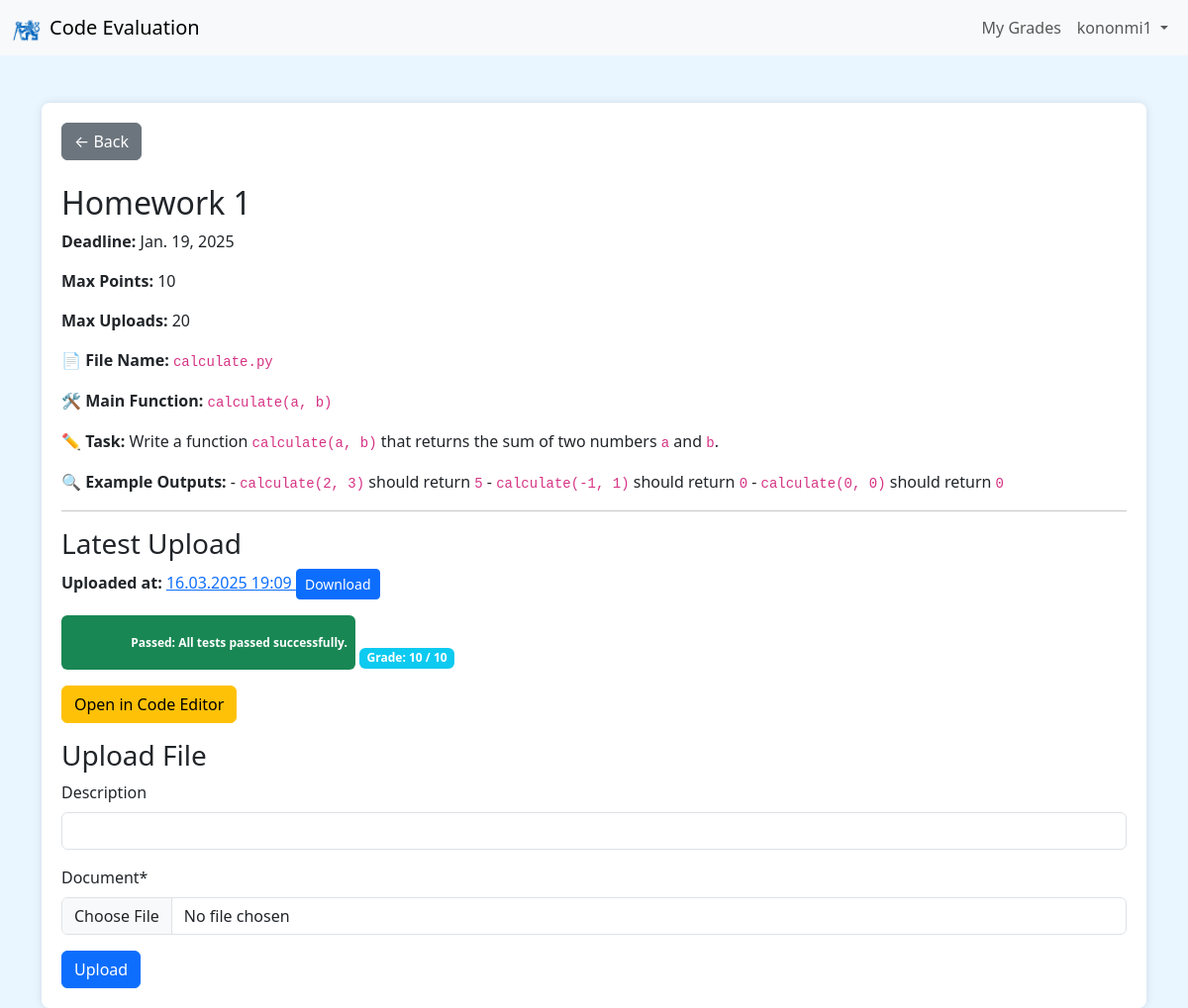
Before: /DSA/2/ (signed in) with the older database file.
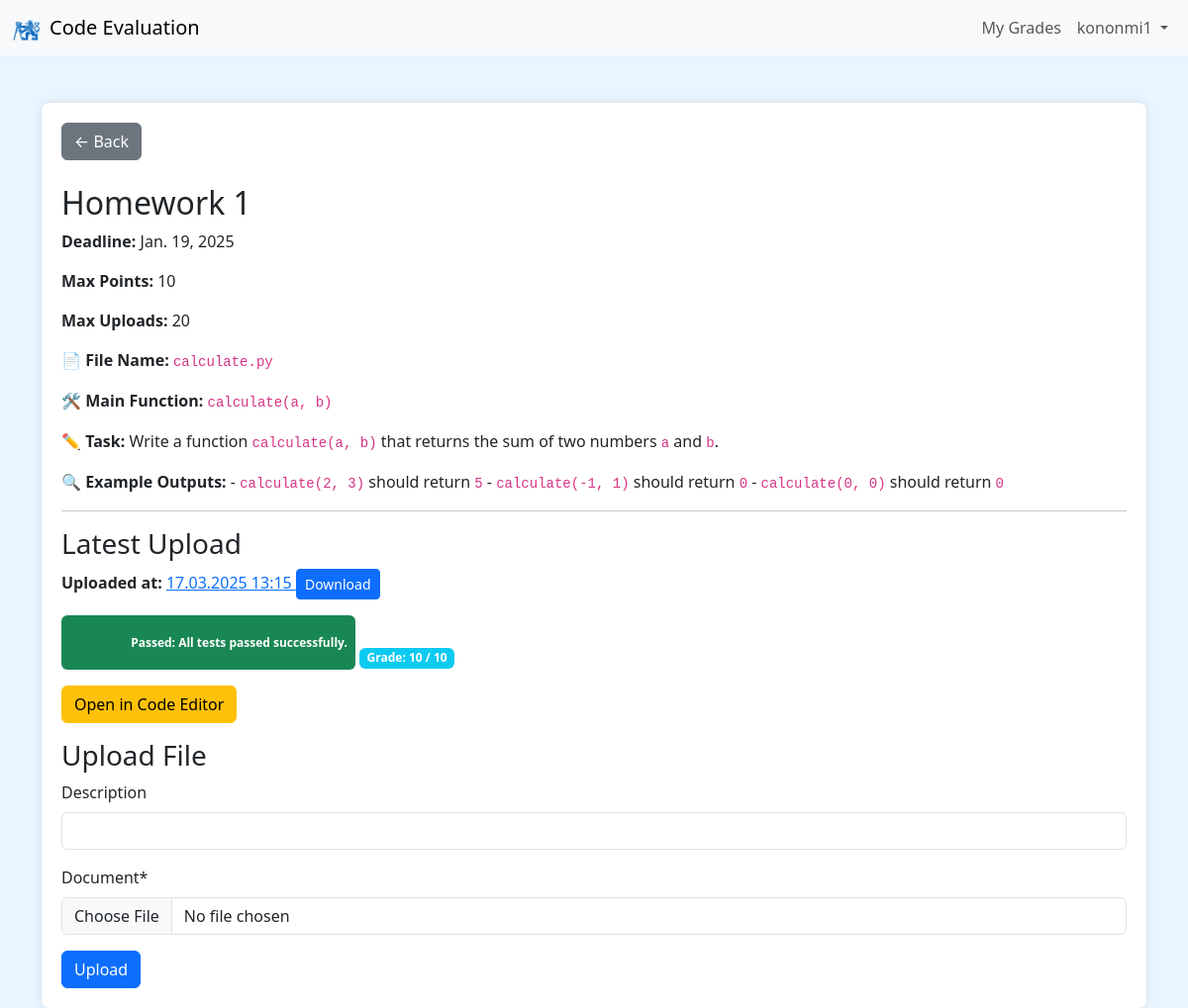
After: the same page with the newer database file.
### upload/models.py (models this page shows, shortened)
class Document(models.Model):
    assignment = models.ForeignKey(Assignment, on_delete=models.CASCADE, related_name='documents')
    user = models.ForeignKey(User, on_delete=models.CASCADE)
    description = models.CharField(max_length=255, blank=True)
    document = models.FileField(
        upload_to=document_upload_path,
        validators=[validate_file_extension]
    )
    uploaded_at = models.DateTimeField(auto_now_add=True)
    test_result = models.CharField(max_length=255, blank=True, null=True)
    grade = models.PositiveIntegerField(default=0)

### upload/views.py (the view, shortened to what this page needs)
# urls.py: path('<str:subject_name>/<int:assignment_id>/', views.assignment_detail, name='assignment_detail'),
@login_required
def assignment_detail(request, subject_name, assignment_id):
    assignment = get_object_or_404(Assignment, subject__name=subject_name, id=assignment_id)
    user_uploads_count = Document.objects.filter(assignment=assignment, user=request.user).count()
    documents = Document.objects.filter(user=request.user, assignment=assignment).order_by('-uploaded_at')
    latest_document = documents.first()
    if request.method == 'POST':
        form = DocumentForm(request.POST, request.FILES)
        if form.is_valid():
            uploaded_files = request.FILES.getlist('document')
            if not uploaded_files:
                messages.error(request, 'No files selected for upload.')
            else:
                for uploaded_file in uploaded_files:
                    doc = Document.objects.create(
                        assignment=assignment,
                        user=request.user,
                        document=uploaded_file,
                        description=form.cleaned_data.get('description', '')
                    )
                    file_path = doc.document.path
                    passed_tests, total_tests, message = run_tests(assignment, file_path)
                    if total_tests > 0:
                        fraction_passed = passed_tests / total_tests
                        grade = int(fraction_passed * assignment.max_points)
                    else:
                        grade = 0
                    if total_tests == 0:
                        doc.test_result = f"Failed: {message}"
                        messages.error(request, f'File "{uploaded_file.name}" uploaded but tests could not be run: {message}')
                    elif passed_tests == total_tests:
                        doc.test_result = "Passed: All tests passed successfully."
                        messages.success(request, f'File "{uploaded_file.name}" uploaded and passed all tests!')
                    else:
                        doc.test_result = f"Failed: {message}"
                        messages.error(request, f'File "{uploaded_file.name}" uploaded but failed some tests: {message}')
                    doc.grade = grade
                    doc.save()
                return redirect('upload:assignment_detail', subject_name=subject_name, assignment_id=assignment_id)
        else:
            messages.error(request, 'There was an error uploading your file.')
    else:
        form = DocumentForm()
    return render(request, 'upload/assignment_detail.html', {
        'assignment': assignment,
        'latest_document': latest_document,
        'user_uploads_count': user_uploads_count,
        'form': form,
        'is_teacher': is_teacher(request.user),
    })

### upload/forms.py
class DocumentForm(forms.ModelForm):
    class Meta:
        model = Document
        fields = ('description', 'document', )

### upload/context_processors.py (called while the page is built)
def is_teacher_context(request):
    if request.user.is_authenticated:
        is_teacher_flag = request.user.is_superuser or request.user.groups.filter(name="Teachers").exists()
    else:
        is_teacher_flag = False
    return {
        'is_teacher_flag': is_teacher_flag
    }

### upload/models.py (called while the page is built)
    def get_description_markdown(self):
        return mark_safe(markdown.markdown(self.description))

### upload/views.py (called while the page is built)
def is_teacher(user):
    return user.is_superuser or user.groups.filter(name='Teachers').exists()

### upload/templates/upload/assignment_detail.html (shortened to what this page needs)
{% extends 'upload/base.html' %}
{% load crispy_forms_tags %}
{% block content %}
<div class="content-container">
    <a href="{% url 'upload:subject_detail' subject_name=assignment.subject.name %}"
       class="btn btn-secondary mb-4">
        &larr; Back
    </a>
    <h2>{{ assignment.name }}</h2>
    <p><strong>Deadline:</strong> {{ assignment.deadline }}</p>
    <p><strong>Max Points:</strong> {{ assignment.max_points }}</p>
    <p><strong>Max Uploads:</strong> {{ assignment.max_uploads }}</p>
    <div>
        {{ assignment.get_description_markdown|safe }}
    </div>
    <hr>
    <h3>Latest Upload</h3>
    {% if latest_document %}
        <p>
            <strong>Uploaded at:</strong>
            <a href="{% url 'upload:document_detail' pk=latest_document.pk %}">
                {{ latest_document.uploaded_at|date:"d.m.Y H:i" }}
            </a>
            <a href="{{ latest_document.document.url }}" class="btn btn-sm btn-primary" download>
                Download
            </a>
        </p>
        {% if latest_document.test_result %}
            <p>
                <span
                  class="badge
                         {% if 'Passed' in latest_document.test_result %}
                             bg-success
                         {% else %}
                             bg-danger
                         {% endif %}
                         test-result-prewrap">
                    {{ latest_document.test_result }}
                </span>
                <span class="badge bg-info">
                    Grade: {{ latest_document.grade }} / {{ assignment.max_points }}
                </span>
            </p>
        {% endif %}
    {% else %}
        <p>No files have been uploaded yet.</p>
    {% endif %}
    {% if user_uploads_count < assignment.max_uploads %}
        <p>
            <a href="{% url 'upload:assignment_code_editor' subject_name=assignment.subject.name assignment_id=assignment.id %}"
               class="btn btn-warning">
                Open in Code Editor
            </a>
        </p>
    {% else %}
        <p class="text-danger">
            You cannot open the code editor (limit reached).
        </p>
    {% endif %}
    {% if form %}
        <h3>Upload File</h3>
        <form method="post" enctype="multipart/form-data">
            {{ form|crispy }}
            <button type="submit" class="btn btn-primary">Upload</button>
        </form>
    {% else %}
        <p class="text-danger">You cannot upload more files (limit reached).</p>
    {% endif %}
</div>
{% endblock %}

Changed rows visible on the page:
removed Document: uploaded_at "16.03.2025 19:09", test_result "Passed: All tests passed successfully.", grade "10"
added Document: uploaded_at "17.03.2025 13:15", test_result "Passed: All tests passed successfully.", grade "10"
